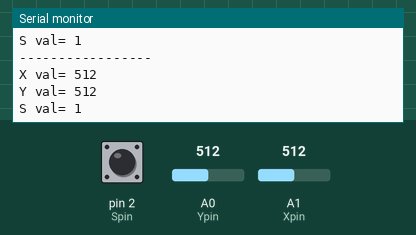
This sketch was run on a simulated Arduino Uno, built with avr-gcc and run on an emulated ATmega328P. On the bench: the last lines printed to the serial monitor. Inputs (shaded band) come from the test bench; at power-on: A0 (Ypin) = 512, A1 (Xpin) = 512, pin 2 (Spin) HIGH.

Above: at 1.2 s.
1.3 s: A0 (Ypin) set to 0
At 1.32 s:
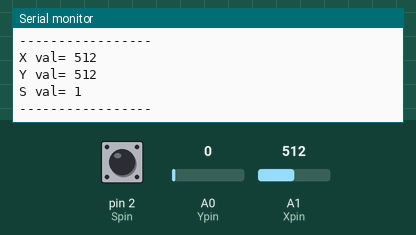
4.3 s: A1 (Xpin) set to 716
At 4.35 s:
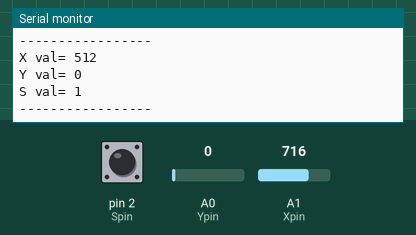
5.8 s: pin 2 (Spin) pulled LOW for 0.15 s
7.4 s: A0 (Ypin) set to 122
At 7.68 s:
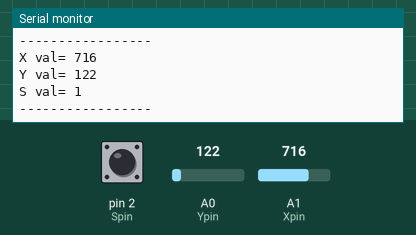
8.9 s: A1 (Xpin) set to 900
Timing chart, 0 to 11.4 s (numbered marks = the images above; inputs shaded):
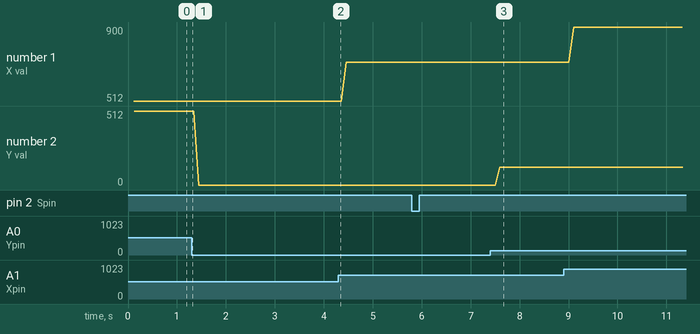

The sketch:

joystick.ino
```cpp
int Xpin=A1;
int Ypin=A0;
int Spin=2;
int Xval;
int Yval;
int Sval;
int tempo=100;
void setup() {
  // put your setup code here, to run once:
Serial.begin(9600);
pinMode(Xpin,INPUT);
pinMode(Ypin,INPUT);
pinMode(Spin,INPUT);
digitalWrite(Spin,HIGH);
}

void loop() {
  // put your main code here, to run repeatedly:
Xval=analogRead(Xpin);
Yval=analogRead(Ypin);
Sval=digitalRead(Spin);
delay(tempo);
Serial.println("-----------------");
Serial.print("X val= ");
Serial.println(Xval);
Serial.print("Y val= ");
Serial.println(Yval);
Serial.print("S val= ");
Serial.println(Sval);
}
```

Measured:
- after the input at 7.4 s, the serial monitor: prints a new line after 0.20 s (image 3)
- plotted number 1: 512 → 716 after the input at 4.3 s, 716 → 900 after the input at 8.9 s
- plotted number 2: 512 → 0 after the input at 1.3 s, 0 → 122 after the input at 7.4 s
